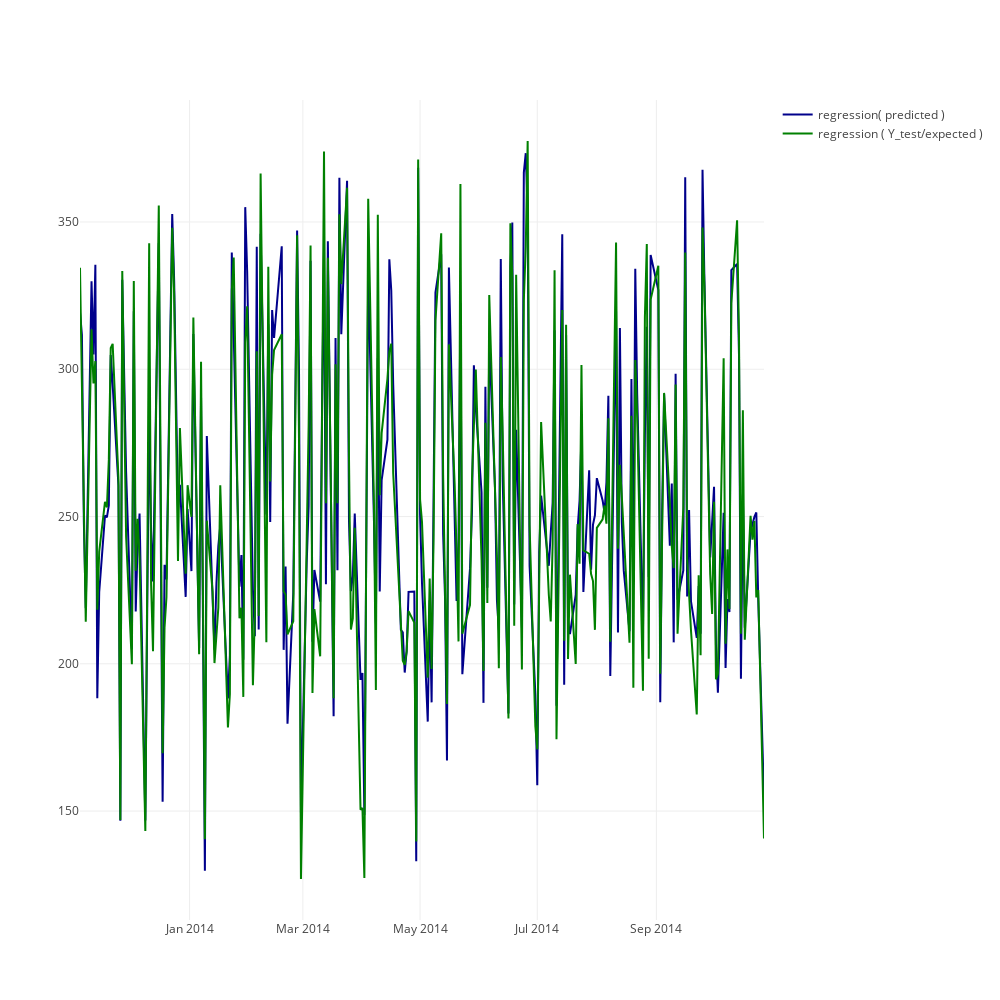

Notebook code cell kept with this figure:
### Code cell
trace1 = go.Scatter(dict(line=dict(color='darkblue'),
                      x=df.index,
                      y=clf.predict(X_test),
                      name='regression( predicted )'))

trace2 = go.Scatter(dict(line=dict(color='green'),
                      x=df.index,
                      y=y_test.flatten(),
                      name='regression ( Y_test/expected )'))



layout = go.Layout(width=1000,height=1000,xaxis=dict(ticks='', showticklabels=True,
                              zeroline=False),
                   yaxis=dict(ticks='', showticklabels=True,
                              zeroline=False),
                   showlegend=True)

fig = go.Figure(data=[trace1, trace2], layout=layout)

iplot(fig)

### Figure 1 — Plotly figure (JSON) as saved in the notebook; plotly's stock layout.template omitted (floating-point values rounded to 4 significant figures; data arrays with more than 128 entries replaced by an {"elided": "..."} marker saying what was removed)
{"data": [{"line": {"color": "darkblue"}, "name": "regression( predicted )", "type": "scatter", "uid": "d70a7eca-cafc-11e8-a510-8c85907a8027", "x": {"elided": "1240 str values"}, "y": {"elided": "246 float values"}}, {"line": {"color": "green"}, "name": "regression ( Y_test/expected )", "type": "scatter", "uid": "d70a801e-cafc-11e8-b170-8c85907a8027", "x": {"elided": "1240 str values"}, "y": {"elided": "246 float values"}}], "layout": {"height": 1000, "showlegend": true, "width": 1000, "xaxis": {"showticklabels": true, "ticks": "", "zeroline": false}, "yaxis": {"showticklabels": true, "ticks": "", "zeroline": false}}}
